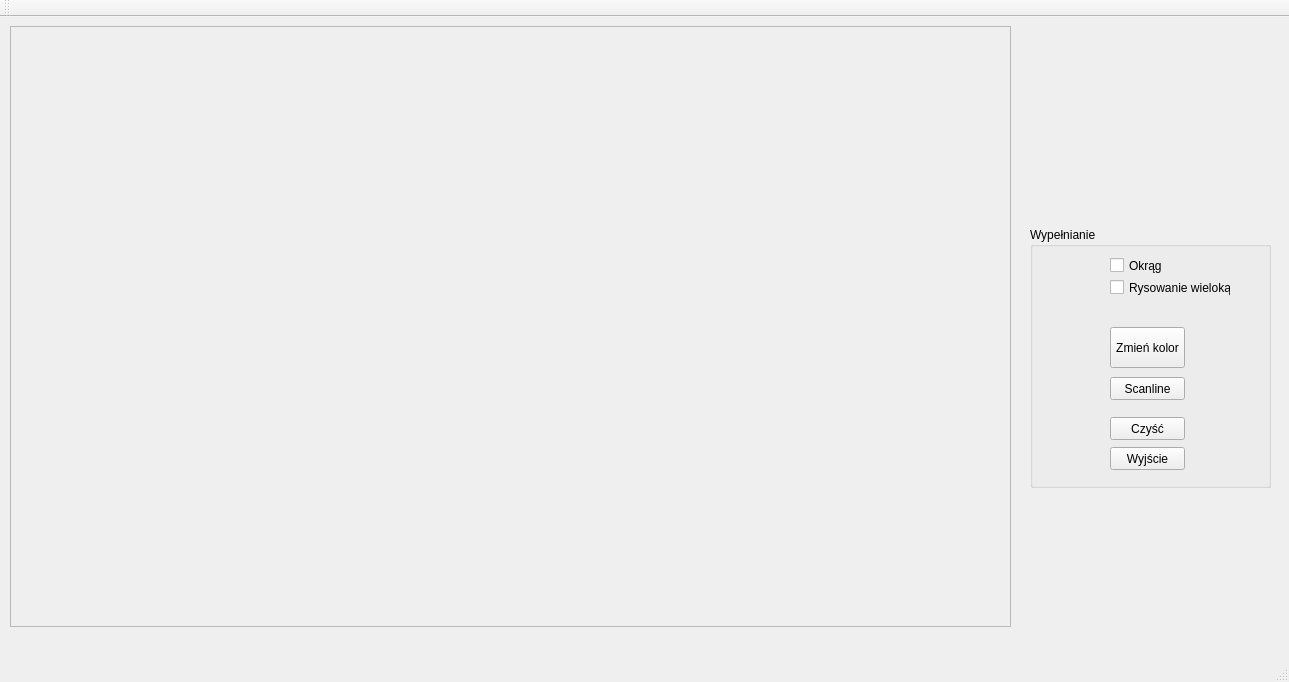
<?xml version="1.0" encoding="UTF-8"?>
<ui version="4.0">
 <class>MyWindow</class>
 <widget class="QMainWindow" name="MyWindow">
  <property name="geometry">
   <rect>
    <x>0</x>
    <y>0</y>
    <width>1289</width>
    <height>682</height>
   </rect>
  </property>
  <property name="windowTitle">
   <string>MyWindow</string>
  </property>
  <widget class="QWidget" name="centralWidget">
   <widget class="QFrame" name="rysujFrame">
    <property name="geometry">
     <rect>
      <x>10</x>
      <y>9</y>
      <width>1001</width>
      <height>601</height>
     </rect>
    </property>
    <property name="frameShape">
     <enum>QFrame::StyledPanel</enum>
    </property>
    <property name="frameShadow">
     <enum>QFrame::Raised</enum>
    </property>
   </widget>
   <widget class="QGroupBox" name="groupBox">
    <property name="geometry">
     <rect>
      <x>1030</x>
      <y>210</y>
      <width>241</width>
      <height>261</height>
     </rect>
    </property>
    <property name="title">
     <string>Wypełnianie</string>
    </property>
    <widget class="QPushButton" name="cleanButton">
     <property name="geometry">
      <rect>
       <x>80</x>
       <y>190</y>
       <width>75</width>
       <height>23</height>
      </rect>
     </property>
     <property name="text">
      <string>Czyść</string>
     </property>
    </widget>
    <widget class="QPushButton" name="exitButton">
     <property name="geometry">
      <rect>
       <x>80</x>
       <y>220</y>
       <width>75</width>
       <height>23</height>
      </rect>
     </property>
     <property name="text">
      <string>Wyjście</string>
     </property>
    </widget>
    <widget class="QCheckBox" name="checkBox">
     <property name="geometry">
      <rect>
       <x>80</x>
       <y>30</y>
       <width>70</width>
       <height>17</height>
      </rect>
     </property>
     <property name="text">
      <string>Okrąg</string>
     </property>
    </widget>
    <widget class="QPushButton" name="pushButton">
     <property name="geometry">
      <rect>
       <x>80</x>
       <y>100</y>
       <width>75</width>
       <height>41</height>
      </rect>
     </property>
     <property name="text">
      <string>Zmień kolor</string>
     </property>
    </widget>
    <widget class="QPushButton" name="pushButton_2">
     <property name="geometry">
      <rect>
       <x>80</x>
       <y>150</y>
       <width>75</width>
       <height>23</height>
      </rect>
     </property>
     <property name="text">
      <string>Scanline</string>
     </property>
    </widget>
    <widget class="QCheckBox" name="checkBox_2">
     <property name="geometry">
      <rect>
       <x>80</x>
       <y>50</y>
       <width>121</width>
       <height>21</height>
      </rect>
     </property>
     <property name="text">
      <string>Rysowanie wielokąta</string>
     </property>
    </widget>
   </widget>
  </widget>
  <widget class="QToolBar" name="mainToolBar">
   <attribute name="toolBarArea">
    <enum>TopToolBarArea</enum>
   </attribute>
   <attribute name="toolBarBreak">
    <bool>false</bool>
   </attribute>
  </widget>
  <widget class="QStatusBar" name="statusBar"/>
 </widget>
 <layoutdefault spacing="6" margin="11"/>
 <resources/>
 <connections/>
</ui>
